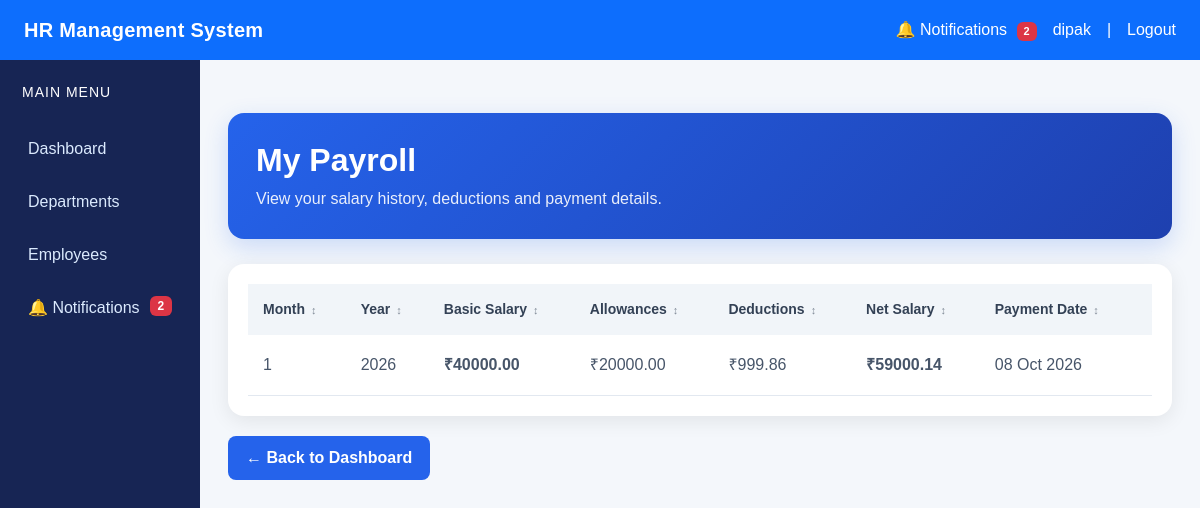
The page /payroll/my/ (signed in) on the database its author committed.
### payroll/models.py (models this page shows, shortened)
class Payroll(models.Model):
    employee = models.ForeignKey(
        User,
        on_delete=models.CASCADE,
        related_name='payroll_records'
    )
    month = models.PositiveSmallIntegerField(
        validators=[
            MinValueValidator(1),
            MaxValueValidator(12)
        ]
    )
    year = models.PositiveSmallIntegerField(
        validators=[
            MinValueValidator(2000),
            MaxValueValidator(2100)
        ]
    )
    basic_salary = models.DecimalField(
        max_digits=10,
        decimal_places=2,
        validators=[MinValueValidator(0)]
    )
    allowances = models.DecimalField(
        max_digits=10,
        decimal_places=2,
        default=0,
        validators=[MinValueValidator(0)]
    )
    deductions = models.DecimalField(
        max_digits=10,
        decimal_places=2,
        default=0,
        validators=[MinValueValidator(0)]
    )
    net_salary = models.DecimalField(
        max_digits=10,
        decimal_places=2,
        default=0
    )
    payment_date = models.DateField(
        null=True,
        blank=True
    )
    is_paid = models.BooleanField(default=False)
    created_at = models.DateTimeField(auto_now_add=True)
    class Meta:
        ordering = ['-year', '-month']
        constraints = [
            models.UniqueConstraint(
                fields=['employee', 'month', 'year'],
                name='unique_employee_payroll_month'
            )
        ]

### payroll/views.py (the view)
# urls.py: path('my/', views.my_payroll, name='my_payroll'),
@login_required
def my_payroll(request):
    if not hasattr(request.user, 'profile'):
        raise PermissionDenied
    if request.user.profile.role != 'EMPLOYEE':
        raise PermissionDenied
    payrolls = Payroll.objects.filter(
        employee=request.user
    ).order_by('-year', '-month')
    return render(
        request,
        'payroll/my_payroll.html',
        {
            'payrolls': payrolls
        }
    )

### notifications/context_processors.py (called while the page is built)
def notification_count(request):
    if request.user.is_authenticated:
        unread_count = Notification.objects.filter(
            user=request.user,
            is_read=False
        ).count()
        return {
            'unread_notifications_count': unread_count
        }
    return {
        'unread_notifications_count': 0
    }

### templates/payroll/my_payroll.html (shortened to what this page needs)
{% extends 'base.html' %}
{% block content %}
<div class="container payroll-page">
    <div class="payroll-header">
        <h2>My Payroll</h2>
        <p>
            View your salary history, deductions and payment details.
        </p>
    </div>
    <div class="payroll-card">
        {% if payrolls %}
        <div class="table-responsive">
            <table class="payroll-table">
                <thead>
                    <tr>
                        <th>Month</th>
                        <th>Year</th>
                        <th>Basic Salary</th>
                        <th>Allowances</th>
                        <th>Deductions</th>
                        <th>Net Salary</th>
                        <th>Payment Date</th>
                        <th>Status</th>
                    </tr>
                </thead>
                <tbody>
                    {% for payroll in payrolls %}
                    <tr>
                        <td>
                            {{ payroll.month }}
                        </td>
                        <td>
                            {{ payroll.year }}
                        </td>
                        <td class="salary">
                            ₹{{ payroll.basic_salary }}
                        </td>
                        <td>
                            ₹{{ payroll.allowances }}
                        </td>
                        <td>
                            ₹{{ payroll.deductions }}
                        </td>
                        <td class="net-salary">
                            ₹{{ payroll.net_salary }}
                        </td>
                        <td class="payment-date">
                            {% if payroll.payment_date %}
                                {{ payroll.payment_date|date:"d M Y" }}
                            {% else %}
                                —
                            {% endif %}
                        </td>
                        <td>
                        </td>
                    </tr>
                    {% endfor %}
                </tbody>
            </table>
        </div>
        {% endif %}
    </div>
    <a href="{% url 'employee_dashboard' %}" class="back-btn">
        ← Back to Dashboard
    </a>
</div>
{% endblock %}

### templates/base.html (shortened to what this page needs)
{% load static %}
<!DOCTYPE html>
<html lang="en">
<head>
    <link
        href="https://cdn.jsdelivr.net/npm/bootstrap@5.3.3/dist/css/bootstrap.min.css"
        rel="stylesheet"
    >
</head>
<body>
    <nav class="navbar navbar-dark bg-primary px-4">
        <a
            class="navbar-brand fw-bold"
            href="{% url 'dashboard' %}"
        >
            HR Management System
        </a>
        <div class="text-white d-flex align-items-center gap-3 flex-wrap">
            <a
                href="{% url 'notification_list' %}"
                class="text-white text-decoration-none"
            >
                🔔 Notifications
                {% if unread_notifications_count > 0 %}
                    <span class="badge bg-danger notification-badge">
                        {{ unread_notifications_count }}
                    </span>
                {% endif %}
            </a>
            <span>
                {{ request.user.username }}
            </span>
            <span>|</span>
            <a
                href="{% url 'logout' %}"
                class="text-white text-decoration-none"
            >
                Logout
            </a>
        </div>
    </nav>
    <div class="container-fluid">
        <div class="row">
            <aside class="col-md-2 sidebar">
                <h5 class="text-white mb-4">
                    MAIN MENU
                </h5>
                <a href="{% url 'dashboard' %}">
                    Dashboard
                </a>
                <a href="{% url 'department_list' %}">
                    Departments
                </a>
                <a href="{% url 'employee_list' %}">
                    Employees
                </a>
                <a href="{% url 'notification_list' %}">
                    🔔 Notifications
                    {% if unread_notifications_count > 0 %}
                        <span class="badge bg-danger float-end">
                            {{ unread_notifications_count }}
                        </span>
                    {% endif %}
                </a>
            </aside>
            <main class="col-md-10 main-content">
                {% block content %}
                {% endblock %}
            </main>
        </div>
    </div>
</body>
</html>

### templates/base.html (style rules this page uses)
body { background-color: #f4f7fb; font-family: Arial, sans-serif; margin: 0; }
.navbar { min-height: 60px; }
.navbar-brand { letter-spacing: 0.3px; }
.sidebar { min-height: 100vh; background: #172554; padding-top: 24px; }
.sidebar h5 { font-size: 14px; letter-spacing: 1px; padding-left: 10px; }
.sidebar a { display: block; color: #dbeafe; text-decoration: none; padding: 12px 16px; border-radius: 8px; margin-bottom: 5px; transition: background 0.2s ease, color 0.2s ease; }
.main-content { padding: 28px; min-height: calc(100vh - 60px); }
.notification-badge { font-size: 11px; padding: 4px 7px; margin-left: 5px; }

### templates/payroll/my_payroll.html (style rules this page uses)
.payroll-page { padding: 25px 0; }
.payroll-header { background: linear-gradient(135deg, #2563eb, #1e40af); color: white; padding: 28px; border-radius: 16px; margin-bottom: 25px; box-shadow: 0 8px 25px rgba(37, 99, 235, 0.20); }
.payroll-header h2 { margin: 0; font-weight: 700; }
.payroll-header p { margin: 8px 0 0; opacity: 0.9; }
.payroll-card { background: white; border-radius: 16px; padding: 20px; box-shadow: 0 5px 20px rgba(0, 0, 0, 0.08); }
.table-responsive { overflow-x: auto; }
.payroll-table { width: 100%; min-width: 1000px; border-collapse: collapse; }
.payroll-table th { background: #f1f5f9; color: #334155; padding: 15px; text-align: left; white-space: nowrap; font-size: 14px; }
.payroll-table td { padding: 15px; border-bottom: 1px solid #e2e8f0; white-space: nowrap; color: #475569; }
.salary { font-weight: 600; color: #1e293b; }
.net-salary { font-weight: 700; color: #2563eb; }
.payment-date { color: #475569; }
.back-btn { display: inline-block; margin-top: 20px; padding: 10px 18px; border-radius: 8px; background: #2563eb; color: white; text-decoration: none; font-weight: 600; }

### rows shown on the page
Payroll: month "1", year "2026", basic_salary "40000.00", allowances "20000.00", deductions "999.86", net_salary "59000.14", payment_date "08 Oct 2026"

### other values the page prints
{{ unread_notifications_count }} "2"
{{ request.user.username }} "dipak"
